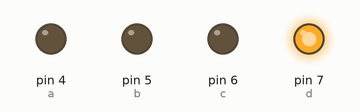
The sketch below on a simulated Arduino Uno, built with avr-gcc and run on an emulated ATmega328P. Parts: output pins drawn as LEDs (lit = HIGH).

Above: at 0.5 s.
At 2.5 s:
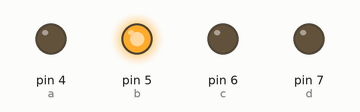
At 3.5 s:
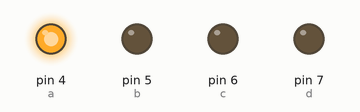
At 5.5 s:
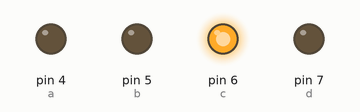
Timing chart, 0 to 7.8 s (numbered marks = the images above):
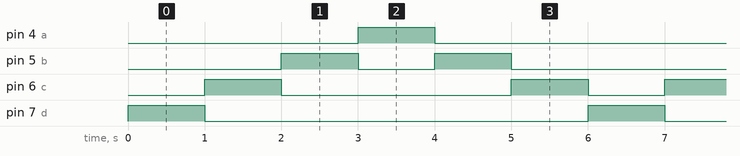

The sketch:

Sh1_Q2.ino
```cpp
 int a =4;
 int b=5;
 int c=6;
 int d=7;


void setup() {


        pinMode(a,OUTPUT);
        pinMode(b,OUTPUT);
        pinMode(c,OUTPUT);
        pinMode(d,OUTPUT);
}

void loop() {


digitalWrite(d,HIGH);
delay(1000);
digitalWrite(d,LOW);

digitalWrite(c,HIGH);
delay(1000);
digitalWrite(c,LOW);

digitalWrite(b,HIGH);
delay(1000);
digitalWrite(b,LOW);

digitalWrite(a,HIGH);
delay(1000);
digitalWrite(a,LOW);

digitalWrite(b,HIGH);
delay(1000);
digitalWrite(b,LOW);

digitalWrite(c,HIGH);
delay(1000);
digitalWrite(c,LOW);


}
```

Measured:
- by itself, pin 4 (a), pin 7 (d): alternates HIGH for 1.0 s and LOW for 5.0 s
- by itself, pin 5 (b): repeats every 6.0 s: LOW 1.0 s, HIGH 1.0 s, LOW 3.0 s, HIGH 1.0 s
- by itself, pin 6 (c): repeats every 6.0 s: LOW 3.0 s, HIGH 1.0 s, LOW 1.0 s, HIGH 1.0 s
